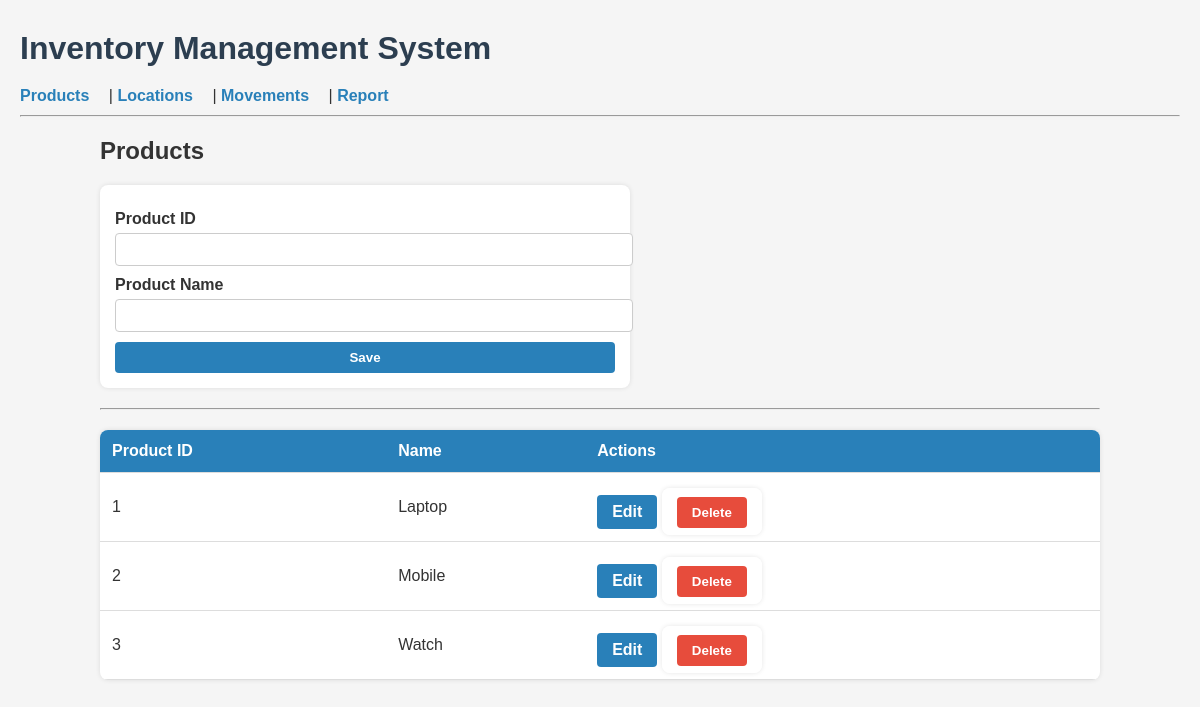
Page /products on the committed database.
### app.py (models this page shows)
class Product(db.Model):
    product_id = db.Column(db.String(50), primary_key=True)
    name = db.Column(db.String(100), nullable=False)

### app.py (the view)
@app.route('/products', methods=['GET', 'POST'])
def products():
    form = ProductForm()
    if form.validate_on_submit():
        db.session.add(Product(product_id=form.product_id.data, name=form.name.data))
        db.session.commit()
        return redirect(url_for('products'))
    all_products = Product.query.all()
    return render_template('products.html', products=all_products, form=form)

### app.py
class ProductForm(FlaskForm):
    product_id = StringField('Product ID', validators=[DataRequired()])
    name = StringField('Product Name', validators=[DataRequired()])
    submit = SubmitField('Save')

### templates/products.html (shortened to what this page needs)
{% extends "base.html" %}
{% block content %}
<h2>Products</h2>
<div class="form-container">
<form method="POST">
    {{ form.product_id.label }} {{ form.product_id() }}<br>
    {{ form.name.label }} {{ form.name() }}<br>
    {{ form.submit(class="btn") }}
</form>
</div>
<hr>
<table>
<tr><th>Product ID</th><th>Name</th><th>Actions</th></tr>
{% for p in products %}
<tr>
    <td>{{ p.product_id }}</td>
    <td>{{ p.name }}</td>
    <td>
        <a class="btn" href="{{ url_for('edit_product', product_id=p.product_id) }}">Edit</a>
        <form action="{{ url_for('delete_product', product_id=p.product_id) }}" method="POST" style="display:inline;">
            <button class="btn btn-delete" type="submit" onclick="return confirm('Are you sure?');">Delete</button>
        </form>
    </td>
</tr>
{% endfor %}
</table>
{% endblock %}

### static/style.css (style rules this page uses)
body { font-family: Arial, sans-serif; margin:20px; background:#f5f5f5; color:#333; }
form { background:#fff; padding:15px; border-radius:8px; box-shadow:0 0 5px rgba(0,0,0,0.1); max-width:500px; }
form label { display:block; margin-top:10px; font-weight:bold; }
form input, form select { width:100%; padding:8px; margin-top:5px; border-radius:4px; border:1px solid #ccc; }
.btn { display:inline-block; background:#2980b9; color:#fff !important; padding:8px 15px; margin-top:10px; border-radius:4px; text-decoration:none; font-weight:bold; cursor:pointer; border:none; }
.btn-delete { background:#e74c3c; }
table { width:100%; border-collapse:collapse; margin-top:20px; background:#fff; border-radius:8px; overflow:hidden; box-shadow:0 0 5px rgba(0,0,0,0.1); }
th, td { padding:12px; text-align:left; border-bottom:1px solid #ddd; }
th { background:#2980b9; color:#fff; font-weight:bold; }
.form-container { margin-bottom:20px; }

### rows in the picture
Product: product_id "1", name "Laptop"
Product: product_id "2", name "Mobile"
Product: product_id "3", name "Watch"
